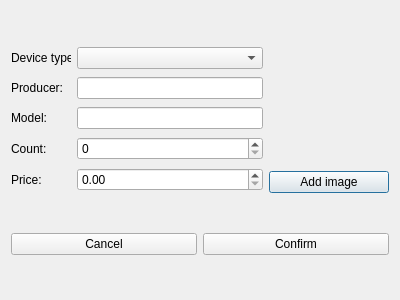
<?xml version="1.0" encoding="UTF-8"?>
<ui version="4.0">
 <class>AddEditDeviceWindow</class>
 <widget class="QDialog" name="AddEditDeviceWindow">
  <property name="geometry">
   <rect>
    <x>0</x>
    <y>0</y>
    <width>400</width>
    <height>300</height>
   </rect>
  </property>
  <property name="windowTitle">
   <string>XKOMX</string>
  </property>
  <layout class="QVBoxLayout" name="verticalLayout_5">
   <item>
    <layout class="QHBoxLayout" name="horizontalLayout">
     <item>
      <layout class="QVBoxLayout" name="verticalLayout_4">
       <item>
        <layout class="QHBoxLayout" name="horizontalLayout_2">
         <item>
          <widget class="QLabel" name="lbDeviceType">
           <property name="minimumSize">
            <size>
             <width>60</width>
             <height>0</height>
            </size>
           </property>
           <property name="maximumSize">
            <size>
             <width>60</width>
             <height>20</height>
            </size>
           </property>
           <property name="text">
            <string>Device type:</string>
           </property>
          </widget>
         </item>
         <item>
          <widget class="QComboBox" name="cbxDeviceType"/>
         </item>
        </layout>
       </item>
       <item>
        <layout class="QHBoxLayout" name="horizontalLayout_5">
         <item>
          <widget class="QLabel" name="lbProducer">
           <property name="minimumSize">
            <size>
             <width>60</width>
             <height>0</height>
            </size>
           </property>
           <property name="maximumSize">
            <size>
             <width>60</width>
             <height>16777215</height>
            </size>
           </property>
           <property name="text">
            <string>Producer:</string>
           </property>
          </widget>
         </item>
         <item>
          <widget class="QLineEdit" name="leProducer"/>
         </item>
        </layout>
       </item>
       <item>
        <layout class="QHBoxLayout" name="horizontalLayout_4">
         <item>
          <widget class="QLabel" name="label_2">
           <property name="minimumSize">
            <size>
             <width>60</width>
             <height>0</height>
            </size>
           </property>
           <property name="maximumSize">
            <size>
             <width>60</width>
             <height>16777215</height>
            </size>
           </property>
           <property name="text">
            <string>Model:</string>
           </property>
          </widget>
         </item>
         <item>
          <widget class="QLineEdit" name="leModel"/>
         </item>
        </layout>
       </item>
       <item>
        <layout class="QHBoxLayout" name="horizontalLayout_6">
         <item>
          <widget class="QLabel" name="label_3">
           <property name="minimumSize">
            <size>
             <width>60</width>
             <height>0</height>
            </size>
           </property>
           <property name="maximumSize">
            <size>
             <width>60</width>
             <height>16777215</height>
            </size>
           </property>
           <property name="text">
            <string>Count:</string>
           </property>
          </widget>
         </item>
         <item>
          <widget class="QSpinBox" name="sbxCount">
           <property name="maximum">
            <number>10000</number>
           </property>
          </widget>
         </item>
        </layout>
       </item>
       <item>
        <layout class="QHBoxLayout" name="horizontalLayout_7">
         <item>
          <widget class="QLabel" name="label_4">
           <property name="minimumSize">
            <size>
             <width>60</width>
             <height>0</height>
            </size>
           </property>
           <property name="maximumSize">
            <size>
             <width>60</width>
             <height>16777215</height>
            </size>
           </property>
           <property name="text">
            <string>Price:</string>
           </property>
          </widget>
         </item>
         <item>
          <widget class="QDoubleSpinBox" name="sbxPrice">
           <property name="decimals">
            <number>2</number>
           </property>
           <property name="maximum">
            <double>99999.990000000005239</double>
           </property>
          </widget>
         </item>
        </layout>
       </item>
      </layout>
     </item>
     <item>
      <layout class="QVBoxLayout" name="verticalLayout">
       <item>
        <widget class="QLabel" name="lbImage">
         <property name="minimumSize">
          <size>
           <width>120</width>
           <height>120</height>
          </size>
         </property>
         <property name="maximumSize">
          <size>
           <width>120</width>
           <height>120</height>
          </size>
         </property>
         <property name="text">
          <string/>
         </property>
         <property name="scaledContents">
          <bool>true</bool>
         </property>
        </widget>
       </item>
       <item>
        <widget class="QPushButton" name="btnAddImage">
         <property name="minimumSize">
          <size>
           <width>120</width>
           <height>0</height>
          </size>
         </property>
         <property name="maximumSize">
          <size>
           <width>120</width>
           <height>16777215</height>
          </size>
         </property>
         <property name="text">
          <string>Add image</string>
         </property>
        </widget>
       </item>
      </layout>
     </item>
    </layout>
   </item>
   <item>
    <layout class="QVBoxLayout" name="verticalLayout_2"/>
   </item>
   <item>
    <layout class="QHBoxLayout" name="horizontalLayout_8">
     <item>
      <widget class="QPushButton" name="btnCancel">
       <property name="text">
        <string>Cancel</string>
       </property>
      </widget>
     </item>
     <item>
      <widget class="QPushButton" name="btnConfirm">
       <property name="text">
        <string>Confirm</string>
       </property>
      </widget>
     </item>
    </layout>
   </item>
  </layout>
 </widget>
 <resources/>
 <connections/>
</ui>
